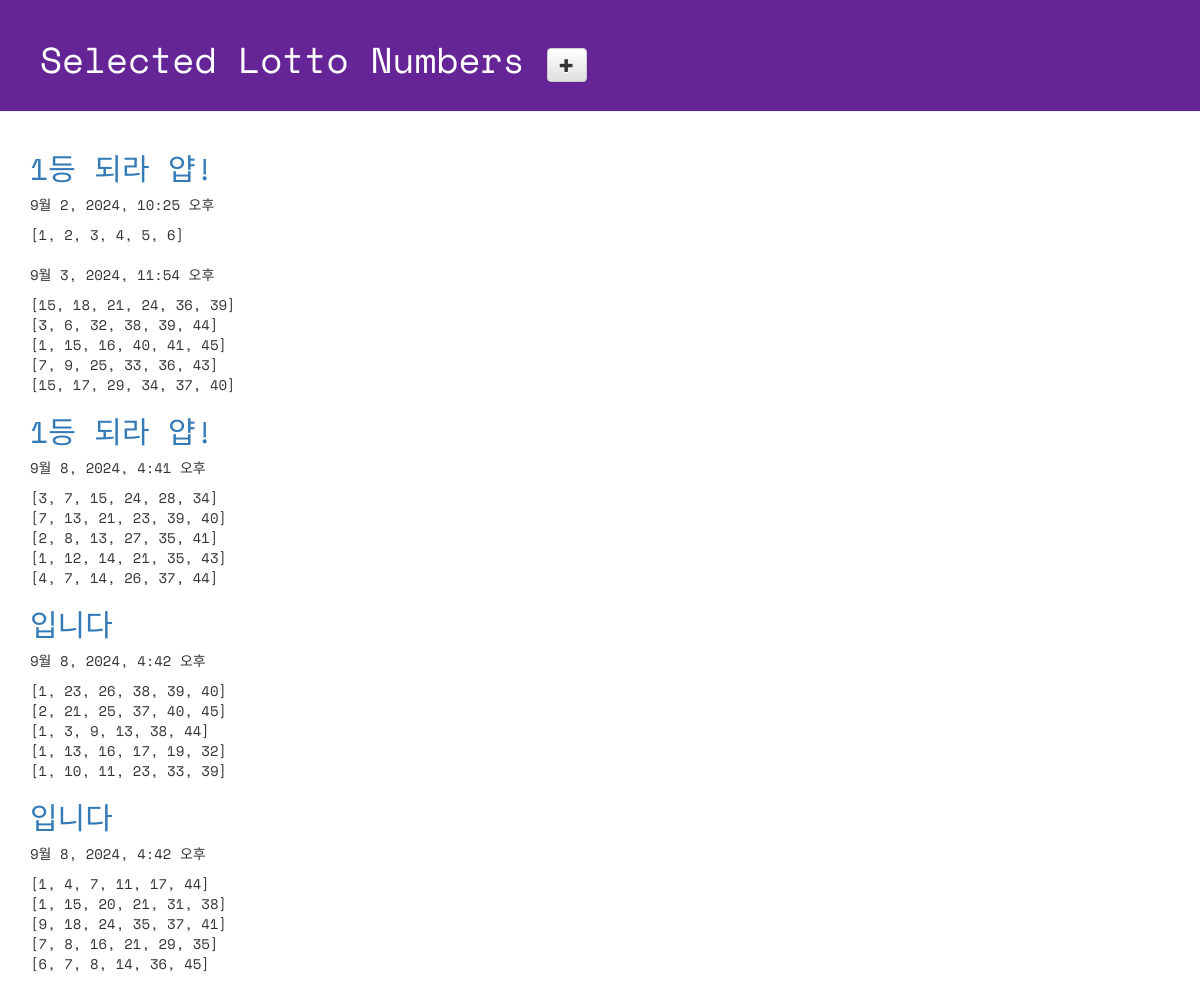
Page /lotto/ on the committed database.
### lotto/models.py (models this page shows, shortened)
class GuessNumbers(models.Model):
   name = models.CharField(max_length=24) # �ζ� ��ȣ ����Ʈ�� �̸�
   text = models.CharField(max_length=255) # �ζ� ��ȣ ����Ʈ�� ���� ����
   lottos = models.CharField(max_length=255, default='[1, 2, 3, 4, 5, 6]') # �ζ� ��ȣ���� ��� str
   num_lotto = models.IntegerField(default=5) # 6�� ��ȣ set�� ����
   update_date = models.DateTimeField()

### lotto/views.py (the view)
# urls.py: path('lotto/',views.index, name='index'),
def index(request):
    lottos = GuessNumbers.objects.all() # DB�� ����� GuessNumbers ��ü ��θ� �����´�.
    return render(request, 'lotto/default.html', {'lottos':lottos})

### lotto/templates/lotto/default.html (shortened to what this page needs)
<!DOCTYPE html>
{% load static %}
<html lang="ko">
<head>
    <link rel="stylesheet" href="//maxcdn.bootstrapcdn.com/bootstrap/3.2.0/css/bootstrap.min.css">
    <link rel="stylesheet" href="//maxcdn.bootstrapcdn.com/bootstrap/3.2.0/css/bootstrap-theme.min.css">
    <link rel="stylesheet" href="{% static 'css/lotto.css' %}">
</head>
<body>
    <div class="page-header">
        <h1>
            Selected Lotto Numbers
            <a href="{% url 'new_lotto' %}">
                <span class="glyphicon glyphicon-plus btn btn-default"></span>
            </a>
        </h1>
    </div>
    <div class="container lotto">
        {% for lotto in lottos %}
        <h2><a href="{% url 'detail' lottokey=lotto.pk %}">{{lotto.text}}</a></h2>
        <p>{{ lotto.update_date }}</p>
        <p>{{ lotto.lottos | linebreaksbr }}</p>
        {% endfor %}
    </div>
</body>
</html>

### lotto/static/css/lotto.css (style rules this page uses)
.page-header { background-color: #652596; margin-top: 0; padding: 20px 20px 20px 40px; font-family: 'Space Mono', monospace; }
.page-header h1 { color: #FFFFFF; }
.container { font-family: 'Space Mono', monospace; }
.container h2 { color: #b9f442; }

### rows in the picture
GuessNumbers: text "1등 되라 얍!", update_date "9월 2, 2024, 10:25 오후", lottos "[1, 2, 3, 4, 5, 6]"
GuessNumbers: update_date "9월 3, 2024, 11:54 오후", lottos "[15, 18, 21, 24, 36, 39] [3, 6, 32, 38, 39, 44] [1, 15, 16, 40, 41, 45] [7, 9, 25, 33, 36, 43] [15, 17, 29, 34, 37, 40]"
GuessNumbers: text "1등 되라 얍!", update_date "9월 8, 2024, 4:41 오후", lottos "[3, 7, 15, 24, 28, 34] [7, 13, 21, 23, 39, 40] [2, 8, 13, 27, 35, 41] [1, 12, 14, 21, 35, 43] [4, 7, 14, 26, 37, 44]"
GuessNumbers: text "입니다", update_date "9월 8, 2024, 4:42 오후", lottos "[1, 23, 26, 38, 39, 40] [2, 21, 25, 37, 40, 45] [1, 3, 9, 13, 38, 44] [1, 13, 16, 17, 19, 32] [1, 10, 11, 23, 33, 39]"
GuessNumbers: text "입니다", update_date "9월 8, 2024, 4:42 오후", lottos "[1, 4, 7, 11, 17, 44] [1, 15, 20, 21, 31, 38] [9, 18, 24, 35, 37, 41] [7, 8, 16, 21, 29, 35] [6, 7, 8, 14, 36, 45]"
